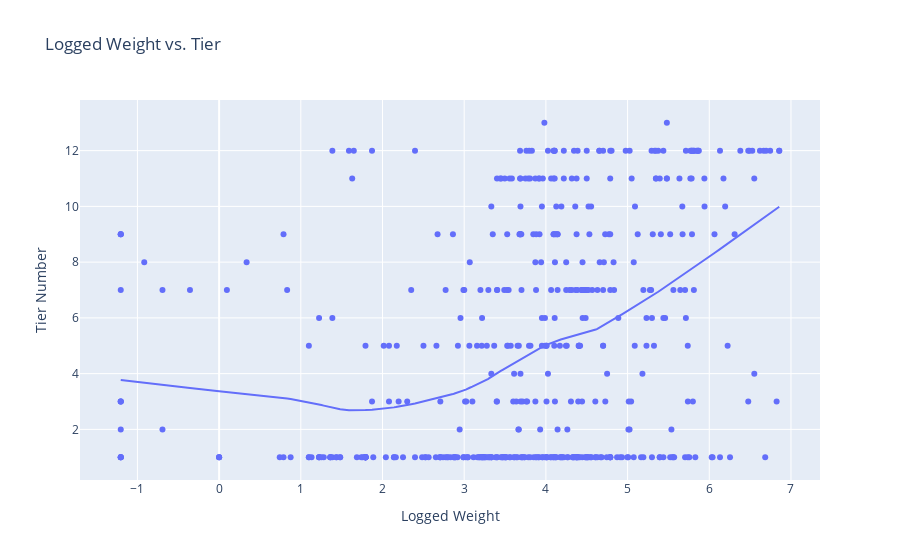

Here is the notebook cell this chart was saved with:
### Code cell
df['weightlog']=np.log(df['weightkg'])
px.scatter(df,x='weightlog',y='tiernum',hover_name='name',trendline='lowess', title = 'Logged Weight vs. Tier', labels={'weightlog':'Logged Weight','tiernum':'Tier Number'})

### Figure 1 — Plotly figure (JSON) as saved in the notebook; plotly's stock layout.template omitted (floating-point values rounded to 4 significant figures; data arrays with more than 128 entries replaced by an {"elided": "..."} marker saying what was removed)
{"data": [{"hovertemplate": "<b>%{hovertext}</b><br><br>Logged Weight=%{x}<br>Tier Number=%{y}<extra></extra>", "hovertext": {"elided": "490 str values"}, "legendgroup": "", "marker": {"color": "#636efa", "symbol": "circle"}, "mode": "markers", "name": "", "orientation": "v", "showlegend": false, "type": "scatter", "x": {"elided": "490 float values"}, "xaxis": "x", "y": {"elided": "490 int values"}, "yaxis": "y"}, {"hovertemplate": "<b>LOWESS trendline</b><br><br>Logged Weight=%{x}<br>Tier Number=%{y} <b>(trend)</b><extra></extra>", "legendgroup": "", "marker": {"color": "#636efa", "symbol": "circle"}, "mode": "lines", "name": "", "showlegend": false, "type": "scatter", "x": {"elided": "490 float values"}, "xaxis": "x", "y": {"elided": "490 float values"}, "yaxis": "y"}], "layout": {"legend": {"tracegroupgap": 0}, "title": {"text": "Logged Weight vs. Tier"}, "xaxis": {"anchor": "y", "domain": [0, 1], "title": {"text": "Logged Weight"}}, "yaxis": {"anchor": "x", "domain": [0, 1], "title": {"text": "Tier Number"}}}}
